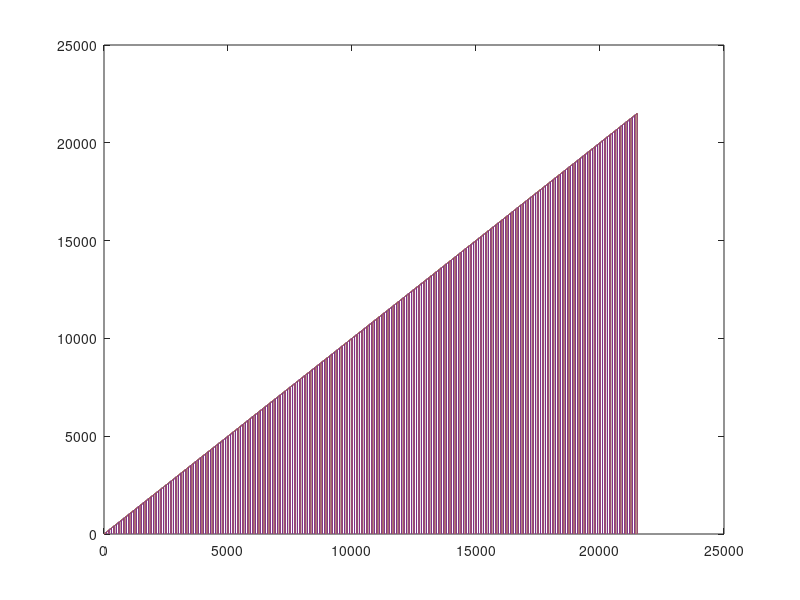

Write MATLAB code to recreate this figure.
x=1:21501;y1=1:21501;y2=1:21501;y3=1:21501;y4=1:21501;
y1(1) = 0.001460; y2(1) = 0.000440; y3(1) = 0.370333; y4(1) = 0.374140;
y1(101) = 0.016330; y2(101) = 0.006770; y3(101) = 0.359950; y4(101) = 0.355450;
y1(201) = 0.052530; y2(201) = 0.013790; y3(201) = 0.362121; y4(201) = 0.352510;
y1(301) = 0.110390; y2(301) = 0.021310; y3(301) = 0.363616; y4(301) = 0.356600;
y1(401) = 0.188000; y2(401) = 0.029440; y3(401) = 0.362687; y4(401) = 0.357850;
y1(501) = 0.286020; y2(501) = 0.037790; y3(501) = 0.363303; y4(501) = 0.358370;
y1(601) = 0.396540; y2(601) = 0.045300; y3(601) = 0.359758; y4(601) = 0.352040;
y1(701) = 0.507590; y2(701) = 0.051190; y3(701) = 0.342050; y4(701) = 0.332440;
y1(801) = 0.656550; y2(801) = 0.059370; y3(801) = 0.341949; y4(801) = 0.335120;
y1(901) = 0.825140; y2(901) = 0.068360; y3(901) = 0.343283; y4(901) = 0.334680;
y1(1001) = 1.011710; y2(1001) = 0.076400; y3(1001) = 0.342172; y4(1001) = 0.335540;
y1(1101) = 1.118680; y2(1101) = 0.085400; y3(1101) = 0.371889; y4(1101) = 0.359760;
y1(1201) = 1.167270; y2(1201) = 0.093700; y3(1201) = 0.369545; y4(1201) = 0.362620;
y1(1301) = 1.232740; y2(1301) = 0.102890; y3(1301) = 0.371313; y4(1301) = 0.361020;
y1(1401) = 1.315330; y2(1401) = 0.111730; y3(1401) = 0.372263; y4(1401) = 0.363850;
y1(1501) = 1.413881; y2(1501) = 0.120450; y3(1501) = 0.372263; y4(1501) = 0.366250;
y1(1601) = 1.538880; y2(1601) = 0.129290; y3(1601) = 0.372263; y4(1601) = 0.362150;
y1(1701) = 1.679200; y2(1701) = 0.137850; y3(1701) = 0.370212; y4(1701) = 0.363480;
y1(1801) = 1.826500; y2(1801) = 0.148290; y3(1801) = 0.376030; y4(1801) = 0.362850;
y1(1901) = 1.998960; y2(1901) = 0.157480; y3(1901) = 0.370838; y4(1901) = 0.366500;
y1(2001) = 2.188810; y2(2001) = 0.166160; y3(2001) = 0.376444; y4(2001) = 0.364680;
y1(2101) = 2.363170; y2(2101) = 0.176800; y3(2101) = 0.406899; y4(2101) = 0.401580;
y1(2201) = 2.420400; y2(2201) = 0.184690; y3(2201) = 0.411565; y4(2201) = 0.398290;
y1(2301) = 2.484730; y2(2301) = 0.194460; y3(2301) = 0.414737; y4(2301) = 0.399700;
y1(2401) = 2.564939; y2(2401) = 0.204490; y3(2401) = 0.412798; y4(2401) = 0.400400;
y1(2501) = 2.664660; y2(2501) = 0.213750; y3(2501) = 0.416010; y4(2501) = 0.401490;
y1(2601) = 2.790160; y2(2601) = 0.220140; y3(2601) = 0.411849; y4(2601) = 0.409500;
y1(2701) = 2.921570; y2(2701) = 0.233840; y3(2701) = 0.421010; y4(2701) = 0.403050;
y1(2801) = 3.076170; y2(2801) = 0.242460; y3(2801) = 0.421030; y4(2801) = 0.405330;
y1(2901) = 3.250849; y2(2901) = 0.250050; y3(2901) = 0.420677; y4(2901) = 0.410350;
y1(3001) = 3.441590; y2(3001) = 0.258730; y3(3001) = 0.422293; y4(3001) = 0.411060;
y1(3101) = 3.628000; y2(3101) = 0.269140; y3(3101) = 0.424353; y4(3101) = 0.409120;
y1(3201) = 3.681920; y2(3201) = 0.280270; y3(3201) = 0.425434; y4(3201) = 0.410190;
y1(3301) = 3.748740; y2(3301) = 0.290410; y3(3301) = 0.431374; y4(3301) = 0.411820;
y1(3401) = 3.835070; y2(3401) = 0.300850; y3(3401) = 0.428758; y4(3401) = 0.413330;
y1(3501) = 3.932640; y2(3501) = 0.308960; y3(3501) = 0.425828; y4(3501) = 0.417500;
y1(3601) = 4.048920; y2(3601) = 0.317290; y3(3601) = 0.428798; y4(3601) = 0.418260;
y1(3701) = 4.193440; y2(3701) = 0.335260; y3(3701) = 0.445010; y4(3701) = 0.407920;
y1(3801) = 4.353730; y2(3801) = 0.349470; y3(3801) = 0.444848; y4(3801) = 0.409250;
y1(3901) = 4.527709; y2(3901) = 0.358410; y3(3901) = 0.443424; y4(3901) = 0.409980;
y1(4001) = 4.722569; y2(4001) = 0.362780; y3(4001) = 0.441657; y4(4001) = 0.412360;
y1(4101) = 4.985809; y2(4101) = 0.366390; y3(4101) = 0.496646; y4(4101) = 0.454810;
y1(4201) = 5.090710; y2(4201) = 0.375620; y3(4201) = 0.499404; y4(4201) = 0.455560;
y1(4301) = 5.164080; y2(4301) = 0.385030; y3(4301) = 0.498242; y4(4301) = 0.457870;
y1(4401) = 5.241359; y2(4401) = 0.394730; y3(4401) = 0.499869; y4(4401) = 0.462930;
y1(4501) = 5.338760; y2(4501) = 0.405820; y3(4501) = 0.502485; y4(4501) = 0.461830;
y1(4601) = 5.449410; y2(4601) = 0.415390; y3(4601) = 0.505929; y4(4601) = 0.462430;
y1(4701) = 5.575070; y2(4701) = 0.425800; y3(4701) = 0.507859; y4(4701) = 0.465960;
y1(4801) = 5.721300; y2(4801) = 0.436500; y3(4801) = 0.511445; y4(4801) = 0.468260;
y1(4901) = 5.887901; y2(4901) = 0.445840; y3(4901) = 0.509061; y4(4901) = 0.471660;
y1(5001) = 6.076100; y2(5001) = 0.455710; y3(5001) = 0.511546; y4(5001) = 0.470400;
y1(5101) = 6.280449; y2(5101) = 0.466260; y3(5101) = 0.517010; y4(5101) = 0.471990;
y1(5201) = 6.396190; y2(5201) = 0.478470; y3(5201) = 0.516303; y4(5201) = 0.473390;
y1(5301) = 6.464111; y2(5301) = 0.487120; y3(5301) = 0.522646; y4(5301) = 0.476120;
y1(5401) = 6.546130; y2(5401) = 0.496990; y3(5401) = 0.519990; y4(5401) = 0.477570;
y1(5501) = 6.642421; y2(5501) = 0.508300; y3(5501) = 0.521929; y4(5501) = 0.480540;
y1(5601) = 6.754290; y2(5601) = 0.519680; y3(5601) = 0.525263; y4(5601) = 0.479270;
y1(5701) = 6.889793; y2(5701) = 0.529010; y3(5701) = 0.527909; y4(5701) = 0.480910;
y1(5801) = 7.036780; y2(5801) = 0.538190; y3(5801) = 0.530748; y4(5801) = 0.483120;
y1(5901) = 7.203502; y2(5901) = 0.547200; y3(5901) = 0.527970; y4(5901) = 0.484080;
y1(6001) = 7.391129; y2(6001) = 0.557220; y3(6001) = 0.533212; y4(6001) = 0.488750;
y1(6101) = 7.592362; y2(6101) = 0.568440; y3(6101) = 0.534929; y4(6101) = 0.487690;
y1(6201) = 7.767469; y2(6201) = 0.578570; y3(6201) = 0.538414; y4(6201) = 0.489580;
y1(6301) = 7.837553; y2(6301) = 0.588250; y3(6301) = 0.546142; y4(6301) = 0.491370;
y1(6401) = 7.914200; y2(6401) = 0.598840; y3(6401) = 0.580798; y4(6401) = 0.494610;
y1(6501) = 8.007481; y2(6501) = 0.609720; y3(6501) = 0.540293; y4(6501) = 0.497540;
y1(6601) = 8.117370; y2(6601) = 0.619680; y3(6601) = 0.540808; y4(6601) = 0.495730;
y1(6701) = 8.248381; y2(6701) = 0.630090; y3(6701) = 0.547081; y4(6701) = 0.497920;
y1(6801) = 8.393891; y2(6801) = 0.641370; y3(6801) = 0.544535; y4(6801) = 0.499170;
y1(6901) = 8.556179; y2(6901) = 0.651160; y3(6901) = 0.549667; y4(6901) = 0.500950;
y1(7001) = 8.738720; y2(7001) = 0.663210; y3(7001) = 0.548556; y4(7001) = 0.505550;
y1(7101) = 8.936212; y2(7101) = 0.672510; y3(7101) = 0.549475; y4(7101) = 0.508490;
y1(7201) = 9.126928; y2(7201) = 0.682160; y3(7201) = 0.558192; y4(7201) = 0.506870;
y1(7301) = 9.195259; y2(7301) = 0.692480; y3(7301) = 0.562737; y4(7301) = 0.507930;
y1(7401) = 9.271012; y2(7401) = 0.702880; y3(7401) = 0.559313; y4(7401) = 0.511210;
y1(7501) = 9.362980; y2(7501) = 0.714320; y3(7501) = 0.555868; y4(7501) = 0.511360;
y1(7601) = 9.472281; y2(7601) = 0.723590; y3(7601) = 0.558960; y4(7601) = 0.515660;
y1(7701) = 9.601299; y2(7701) = 0.735060; y3(7701) = 0.561263; y4(7701) = 0.516070;
y1(7801) = 9.744231; y2(7801) = 0.745240; y3(7801) = 0.564606; y4(7801) = 0.517310;
y1(7901) = 9.906931; y2(7901) = 0.757080; y3(7901) = 0.572060; y4(7901) = 0.517990;
y1(8001) = 10.081342; y2(8001) = 0.768230; y3(8001) = 0.570667; y4(8001) = 0.519780;
y1(8101) = 10.278221; y2(8101) = 0.777690; y3(8101) = 0.571546; y4(8101) = 0.524230;
y1(8201) = 10.578500; y2(8201) = 0.788330; y3(8201) = 0.625970; y4(8201) = 0.629710;
y1(8301) = 10.707180; y2(8301) = 0.798600; y3(8301) = 0.631252; y4(8301) = 0.630250;
y1(8401) = 10.804192; y2(8401) = 0.808870; y3(8401) = 0.629950; y4(8401) = 0.635650;
y1(8501) = 10.904372; y2(8501) = 0.820080; y3(8501) = 0.638576; y4(8501) = 0.642270;
y1(8601) = 11.004719; y2(8601) = 0.830920; y3(8601) = 0.644343; y4(8601) = 0.643590;
y1(8701) = 11.124882; y2(8701) = 0.839910; y3(8701) = 0.644798; y4(8701) = 0.650540;
y1(8801) = 11.259957; y2(8801) = 0.851850; y3(8801) = 0.656859; y4(8801) = 0.651890;
y1(8901) = 11.409071; y2(8901) = 0.861280; y3(8901) = 0.655444; y4(8901) = 0.655240;
y1(9001) = 11.582649; y2(9001) = 0.872780; y3(9001) = 0.655263; y4(9001) = 0.658500;
y1(9101) = 11.769549; y2(9101) = 0.883840; y3(9101) = 0.662849; y4(9101) = 0.659650;
y1(9201) = 11.972869; y2(9201) = 0.894000; y3(9201) = 0.662161; y4(9201) = 0.667380;
y1(9301) = 12.083380; y2(9301) = 0.905220; y3(9301) = 0.664990; y4(9301) = 0.670930;
y1(9401) = 12.152990; y2(9401) = 0.915900; y3(9401) = 0.737101; y4(9401) = 0.676960;
y1(9501) = 12.236985; y2(9501) = 0.926390; y3(9501) = 0.673788; y4(9501) = 0.682490;
y1(9601) = 12.338090; y2(9601) = 0.937100; y3(9601) = 0.680121; y4(9601) = 0.683040;
y1(9701) = 12.452711; y2(9701) = 0.947960; y3(9701) = 0.684050; y4(9701) = 0.686310;
y1(9801) = 12.592813; y2(9801) = 0.959300; y3(9801) = 0.683657; y4(9801) = 0.691650;
y1(9901) = 12.748100; y2(9901) = 0.969910; y3(9901) = 0.690151; y4(9901) = 0.690160;
y1(10001) = 12.924931; y2(10001) = 0.980370; y3(10001) = 0.688374; y4(10001) = 0.697770;
y1(10101) = 13.133910; y2(10101) = 0.990650; y3(10101) = 0.697747; y4(10101) = 0.701320;
y1(10201) = 13.320900; y2(10201) = 1.003070; y3(10201) = 0.699050; y4(10201) = 0.704370;
y1(10301) = 13.500411; y2(10301) = 1.012340; y3(10301) = 0.699606; y4(10301) = 0.712450;
y1(10401) = 13.575257; y2(10401) = 1.024260; y3(10401) = 0.706293; y4(10401) = 0.713490;
y1(10501) = 13.653131; y2(10501) = 1.037730; y3(10501) = 0.698707; y4(10501) = 0.716070;
y1(10601) = 13.754580; y2(10601) = 1.048710; y3(10601) = 0.712515; y4(10601) = 0.721210;
y1(10701) = 13.866006; y2(10701) = 1.059680; y3(10701) = 0.715515; y4(10701) = 0.720220;
y1(10801) = 14.001517; y2(10801) = 1.070350; y3(10801) = 0.717364; y4(10801) = 0.727880;
y1(10901) = 14.148701; y2(10901) = 1.080680; y3(10901) = 0.718636; y4(10901) = 0.731880;
y1(11001) = 14.323608; y2(11001) = 1.092050; y3(11001) = 0.728505; y4(11001) = 0.736490;
y1(11101) = 14.508860; y2(11101) = 1.100600; y3(11101) = 0.723101; y4(11101) = 0.744570;
y1(11201) = 14.716269; y2(11201) = 1.112900; y3(11201) = 0.740384; y4(11201) = 0.744830;
y1(11301) = 14.903783; y2(11301) = 1.123670; y3(11301) = 0.729849; y4(11301) = 0.747970;
y1(11401) = 14.975051; y2(11401) = 1.131760; y3(11401) = 0.732909; y4(11401) = 0.751540;
y1(11501) = 15.063641; y2(11501) = 1.143630; y3(11501) = 0.742151; y4(11501) = 0.750480;
y1(11601) = 15.164777; y2(11601) = 1.157440; y3(11601) = 0.742667; y4(11601) = 0.758350;
y1(11701) = 15.285313; y2(11701) = 1.166990; y3(11701) = 0.753293; y4(11701) = 0.762940;
y1(11801) = 15.424097; y2(11801) = 1.179750; y3(11801) = 0.757020; y4(11801) = 0.768030;
y1(11901) = 15.565619; y2(11901) = 1.188540; y3(11901) = 0.753546; y4(11901) = 0.773620;
y1(12001) = 15.732080; y2(12001) = 1.199980; y3(12001) = 0.763283; y4(12001) = 0.774300;
y1(12101) = 15.918711; y2(12101) = 1.209920; y3(12101) = 0.754030; y4(12101) = 0.779070;
y1(12201) = 16.119520; y2(12201) = 1.222470; y3(12201) = 0.769293; y4(12201) = 0.783420;
y1(12301) = 16.379261; y2(12301) = 1.233150; y3(12301) = 0.773363; y4(12301) = 0.782340;
y1(12401) = 16.492720; y2(12401) = 1.243420; y3(12401) = 0.769454; y4(12401) = 0.790220;
y1(12501) = 16.572889; y2(12501) = 1.253710; y3(12501) = 0.772475; y4(12501) = 0.793280;
y1(12601) = 16.665068; y2(12601) = 1.265550; y3(12601) = 0.779495; y4(12601) = 0.796280;
y1(12701) = 16.779160; y2(12701) = 1.275290; y3(12701) = 0.783778; y4(12701) = 0.804050;
y1(12801) = 16.904070; y2(12801) = 1.286630; y3(12801) = 0.783455; y4(12801) = 0.804800;
y1(12901) = 17.041023; y2(12901) = 1.297910; y3(12901) = 0.779667; y4(12901) = 0.808810;
y1(13001) = 17.202490; y2(13001) = 1.307680; y3(13001) = 0.788515; y4(13001) = 0.812870;
y1(13101) = 17.375292; y2(13101) = 1.318980; y3(13101) = 0.795980; y4(13101) = 0.811890;
y1(13201) = 17.575729; y2(13201) = 1.332900; y3(13201) = 0.801162; y4(13201) = 0.820540;
y1(13301) = 17.795012; y2(13301) = 1.343460; y3(13301) = 0.796919; y4(13301) = 0.824350;
y1(13401) = 17.907522; y2(13401) = 1.354330; y3(13401) = 0.807242; y4(13401) = 0.829280;
y1(13501) = 17.986609; y2(13501) = 1.367560; y3(13501) = 0.808070; y4(13501) = 0.840130;
y1(13601) = 18.083471; y2(13601) = 1.376990; y3(13601) = 0.825030; y4(13601) = 0.842650;
y1(13701) = 18.187508; y2(13701) = 1.388940; y3(13701) = 0.809081; y4(13701) = 0.845420;
y1(13801) = 18.315010; y2(13801) = 1.402410; y3(13801) = 0.818434; y4(13801) = 0.850140;
y1(13901) = 18.455019; y2(13901) = 1.412950; y3(13901) = 0.829970; y4(13901) = 0.850350;
y1(14001) = 18.614748; y2(14001) = 1.425750; y3(14001) = 0.837505; y4(14001) = 0.866750;
y1(14101) = 18.795080; y2(14101) = 1.434960; y3(14101) = 0.842626; y4(14101) = 0.866690;
y1(14201) = 18.989880; y2(14201) = 1.446620; y3(14201) = 0.850465; y4(14201) = 0.876230;
y1(14301) = 19.210527; y2(14301) = 1.458700; y3(14301) = 0.844010; y4(14301) = 0.881630;
y1(14401) = 19.397074; y2(14401) = 1.468520; y3(14401) = 0.873313; y4(14401) = 0.890750;
y1(14501) = 19.454550; y2(14501) = 1.478950; y3(14501) = 0.857596; y4(14501) = 0.890010;
y1(14601) = 19.553604; y2(14601) = 1.488650; y3(14601) = 0.876475; y4(14601) = 0.904970;
y1(14701) = 19.648041; y2(14701) = 1.500750; y3(14701) = 0.867485; y4(14701) = 0.891470;
y1(14801) = 19.769093; y2(14801) = 1.511710; y3(14801) = 0.879444; y4(14801) = 0.911700;
y1(14901) = 19.911781; y2(14901) = 1.522120; y3(14901) = 0.879565; y4(14901) = 0.966620;
y1(15001) = 20.064201; y2(15001) = 1.533450; y3(15001) = 0.894737; y4(15001) = 0.923820;
y1(15101) = 20.240692; y2(15101) = 1.543910; y3(15101) = 0.882778; y4(15101) = 0.925180;
y1(15201) = 20.432402; y2(15201) = 1.554640; y3(15201) = 0.913858; y4(15201) = 0.940870;
y1(15301) = 20.643841; y2(15301) = 1.567190; y3(15301) = 0.904031; y4(15301) = 0.938280;
y1(15401) = 20.824541; y2(15401) = 1.579890; y3(15401) = 0.924040; y4(15401) = 0.959140;
y1(15501) = 20.897070; y2(15501) = 1.589430; y3(15501) = 0.917495; y4(15501) = 0.944620;
y1(15601) = 20.990871; y2(15601) = 1.601170; y3(15601) = 0.937010; y4(15601) = 0.974150;
y1(15701) = 21.092653; y2(15701) = 1.611560; y3(15701) = 0.947121; y4(15701) = 0.969240;
y1(15801) = 21.209875; y2(15801) = 1.622900; y3(15801) = 0.955364; y4(15801) = 0.984210;
y1(15901) = 21.345144; y2(15901) = 1.634210; y3(15901) = 0.930717; y4(15901) = 0.976830;
y1(16001) = 21.502407; y2(16001) = 1.646120; y3(16001) = 0.967485; y4(16001) = 0.999400;
y1(16101) = 21.678877; y2(16101) = 1.655800; y3(16101) = 0.951818; y4(16101) = 0.989530;
y1(16201) = 21.862843; y2(16201) = 1.668900; y3(16201) = 0.977960; y4(16201) = 1.017850;
y1(16301) = 22.064863; y2(16301) = 1.678060; y3(16301) = 0.964980; y4(16301) = 0.996590;
y1(16401) = 22.430492; y2(16401) = 1.694210; y3(16401) = 0.798222; y4(16401) = 0.631940;
y1(16501) = 22.574530; y2(16501) = 1.704860; y3(16501) = 0.808656; y4(16501) = 0.627020;
y1(16601) = 22.706985; y2(16601) = 1.717180; y3(16601) = 0.814353; y4(16601) = 0.629660;
y1(16701) = 22.835840; y2(16701) = 1.728160; y3(16701) = 0.821818; y4(16701) = 0.633890;
y1(16801) = 22.979990; y2(16801) = 1.742870; y3(16801) = 0.845990; y4(16801) = 0.648460;
y1(16901) = 23.097759; y2(16901) = 1.751400; y3(16901) = 0.838333; y4(16901) = 0.645220;
y1(17001) = 23.252474; y2(17001) = 1.762310; y3(17001) = 0.832131; y4(17001) = 0.648950;
y1(17101) = 23.412319; y2(17101) = 1.774980; y3(17101) = 0.846192; y4(17101) = 0.663970;
y1(17201) = 23.595043; y2(17201) = 1.787380; y3(17201) = 0.852192; y4(17201) = 0.661200;
y1(17301) = 23.790281; y2(17301) = 1.797230; y3(17301) = 0.872838; y4(17301) = 0.667530;
y1(17401) = 24.005112; y2(17401) = 1.810650; y3(17401) = 0.869546; y4(17401) = 0.673080;
y1(17501) = 24.110279; y2(17501) = 1.819810; y3(17501) = 0.893778; y4(17501) = 0.680250;
y1(17601) = 24.182644; y2(17601) = 1.828820; y3(17601) = 0.886980; y4(17601) = 0.681750;
y1(17701) = 24.283136; y2(17701) = 1.841530; y3(17701) = 0.905667; y4(17701) = 0.689230;
y1(17801) = 24.386997; y2(17801) = 1.853830; y3(17801) = 0.915687; y4(17801) = 0.693490;
y1(17901) = 24.511009; y2(17901) = 1.863250; y3(17901) = 0.909677; y4(17901) = 0.698310;
y1(18001) = 24.650673; y2(18001) = 1.876890; y3(18001) = 0.916151; y4(18001) = 0.701800;
y1(18101) = 24.831858; y2(18101) = 1.887350; y3(18101) = 0.949111; y4(18101) = 0.707820;
y1(18201) = 24.983776; y2(18201) = 1.896730; y3(18201) = 0.935343; y4(18201) = 0.713280;
y1(18301) = 25.177727; y2(18301) = 1.909790; y3(18301) = 0.941939; y4(18301) = 0.717810;
y1(18401) = 25.389673; y2(18401) = 1.921750; y3(18401) = 0.951232; y4(18401) = 0.724860;
y1(18501) = 25.549028; y2(18501) = 1.933720; y3(18501) = 0.978899; y4(18501) = 0.741810;
y1(18601) = 25.629314; y2(18601) = 1.944050; y3(18601) = 0.994656; y4(18601) = 0.752470;
y1(18701) = 25.715036; y2(18701) = 1.955240; y3(18701) = 1.020585; y4(18701) = 0.767250;
y1(18801) = 25.828270; y2(18801) = 1.968660; y3(18801) = 1.094041; y4(18801) = 0.773050;
y1(18901) = 25.936316; y2(18901) = 1.977669; y3(18901) = 1.044727; y4(18901) = 0.777170;
y1(19001) = 26.085772; y2(19001) = 1.990160; y3(19001) = 1.041495; y4(19001) = 0.782120;
y1(19101) = 26.235418; y2(19101) = 2.001510; y3(19101) = 1.051859; y4(19101) = 0.797110;
y1(19201) = 26.400297; y2(19201) = 2.013700; y3(19201) = 1.054384; y4(19201) = 0.790650;
y1(19301) = 26.594244; y2(19301) = 2.025920; y3(19301) = 1.075899; y4(19301) = 0.796440;
y1(19401) = 26.869297; y2(19401) = 2.036170; y3(19401) = 1.072798; y4(19401) = 0.809420;
y1(19501) = 26.983067; y2(19501) = 2.047310; y3(19501) = 1.080505; y4(19501) = 0.805710;
y1(19601) = 27.066984; y2(19601) = 2.058430; y3(19601) = 1.084596; y4(19601) = 0.808430;
y1(19701) = 27.156317; y2(19701) = 2.071830; y3(19701) = 1.115950; y4(19701) = 0.815350;
y1(19801) = 27.264561; y2(19801) = 2.083880; y3(19801) = 1.103051; y4(19801) = 0.819940;
y1(19901) = 27.389170; y2(19901) = 2.091160; y3(19901) = 1.110798; y4(19901) = 0.826530;
y1(20001) = 27.542429; y2(20001) = 2.105370; y3(20001) = 1.131364; y4(20001) = 0.832460;
y1(20101) = 27.690289; y2(20101) = 2.115130; y3(20101) = 1.139141; y4(20101) = 0.837700;
y1(20201) = 27.879211; y2(20201) = 2.128180; y3(20201) = 1.136373; y4(20201) = 0.843430;
y1(20301) = 28.063520; y2(20301) = 2.135630; y3(20301) = 1.154050; y4(20301) = 0.861350;
y1(20401) = 28.265249; y2(20401) = 2.147550; y3(20401) = 1.150051; y4(20401) = 0.852240;
y1(20501) = 28.534321; y2(20501) = 2.157130; y3(20501) = 1.162515; y4(20501) = 0.855270;
y1(20601) = 28.656965; y2(20601) = 2.168920; y3(20601) = 1.186707; y4(20601) = 0.870390;
y1(20701) = 28.735928; y2(20701) = 2.182231; y3(20701) = 1.174455; y4(20701) = 0.868480;
y1(20801) = 28.829405; y2(20801) = 2.192600; y3(20801) = 1.179798; y4(20801) = 0.872080;
y1(20901) = 28.950928; y2(20901) = 2.202720; y3(20901) = 1.231777; y4(20901) = 0.866530;
y1(21001) = 29.076086; y2(21001) = 2.219060; y3(21001) = 1.166555; y4(21001) = 0.865040;
y1(21101) = 29.230101; y2(21101) = 2.227910; y3(21101) = 1.190869; y4(21101) = 0.872030;
y1(21201) = 29.384371; y2(21201) = 2.239940; y3(21201) = 1.186364; y4(21201) = 0.877550;
y1(21301) = 29.570166; y2(21301) = 2.251519; y3(21301) = 1.200767; y4(21301) = 0.882090;
y1(21401) = 29.772194; y2(21401) = 2.263100; y3(21401) = 1.211495; y4(21401) = 0.902270;
y1(21501) = 30.000244; y2(21501) = 2.275990; y3(21501) = 1.211182; y4(21501) = 0.896550;
plot(x,y1,x,y2,x,y3,x,y4);